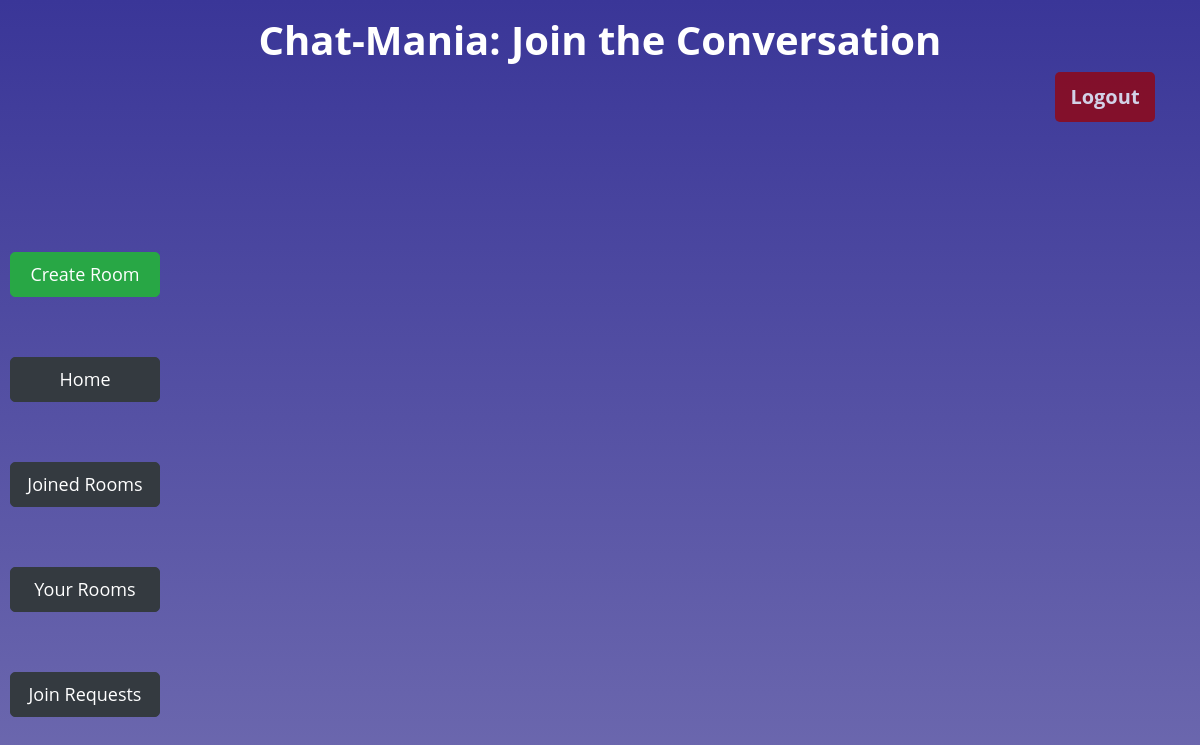
Before: /requests (signed in) with the older database file.
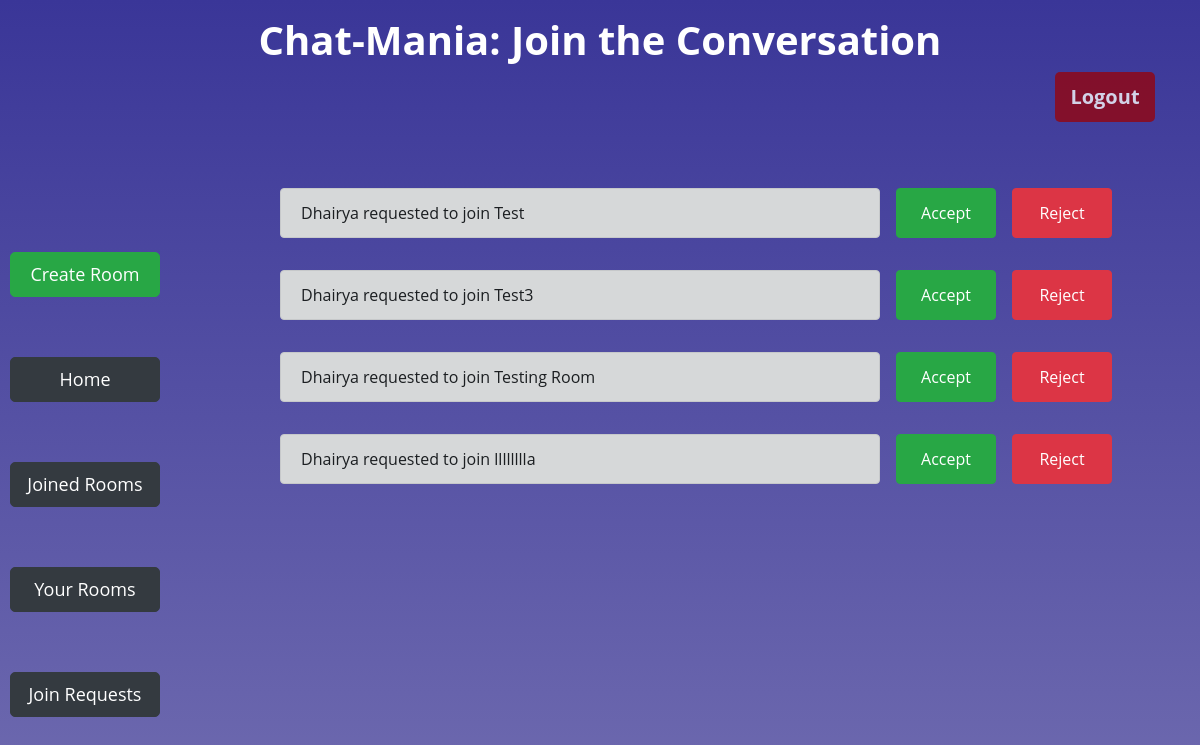
After: the same page with the newer database file.
### app/models.py (models this page shows, shortened)
class JoinRequests(models.Model):
    user = models.ForeignKey(User, on_delete=models.CASCADE, related_name="get_users_requests")
    room = models.ForeignKey(Room, on_delete=models.CASCADE, related_name="get_rooms_requests")
    admin = models.ForeignKey(User, on_delete=models.CASCADE, related_name="get_admins_requests")
    def __str__(self):
        return f"{self.user.username} requested to join {self.room.name}"
    class Meta:
        unique_together = ['user', 'room', 'admin']

class User(AbstractUser):
    joinedRooms = models.IntegerField(default=0)
    createdRooms = models.IntegerField(default=0)

class Room(models.Model):
    name = models.CharField(max_length=64,unique=True)
    description = models.CharField(max_length=256)
    admin = models.ForeignKey(User, on_delete=models.CASCADE, related_name="get_admin")
    numberUsers = models.IntegerField(default=1)

### app/views.py (the view)
# urls.py: path('requests', views.join_requests, name='join_requests'),
@login_required(login_url="login")
def join_requests(request):
    requests = JoinRequests.objects.filter(admin=request.user)
    print(requests)
    return render(request, 'app/joinrequests.html', {
        'requests': requests
    })

### app/templates/app/joinrequests.html (shortened to what this page needs)
{% extends 'app/layout.html' %}
{% block body %}
    <div class="container">
        <div class="row">
            <div class="col-md-12 mt-3">
                <h1 class="text-center" style="font-weight: 700;">Chat-Mania: Join the Conversation</h1>
                <form action="{% url 'logout' %}" method="post">
                 <input type="submit" id="logout-btn" class="btn btn-danger float-right" style="border: none;" value="Logout">
                </form>
             </div>
         </div>
    </div>
    <div class="d-flex flex-row">
    <div class="btn-Cont d-flex flex-column justify-content-around">
        <a id="lbtn" href="{% url 'create' %}" class="btn  btn-success">Create Room</a>
        <a id="lbtn" href="{% url 'index' %}" class="btn  btn-dark">Home</a>
        <button id="lbtn" class="btn  btn-dark">Joined Rooms</button>
        <a id="lbtn" class="btn  btn-dark" href="{% url 'your_rooms' %}" >Your Rooms</a>
        <a id="lbtn" class="btn btn-dark" href="{% url 'join_requests' %}">Join Requests</a>
    </div>
     <div class="form-group" style="margin-left: 70px; margin-top: 50px;">
          {% for request in requests %}
          <div class="d-flex flex-row mt-3">
          <div class="alert alert-dark" role="alert" class="form-control" style="width: 600px;">
            {{request}}
          </div>
          <button class="btn btn-success ml-3" style="width: 100px; height: 50px;">Accept</button>
          <button class="btn btn-danger ml-3" style="width: 100px; height: 50px;">Reject</button>
          </div>
          {% endfor %}
     </div>
    </div>
{% endblock %}

Changed rows visible on the page:
added JoinRequests: user+room "Dhairya requested to join Test"
added JoinRequests: user+room "Dhairya requested to join Test3"
added JoinRequests: user+room "Dhairya requested to join Testing Room"
added JoinRequests: user+room "Dhairya requested to join lllllllla"
